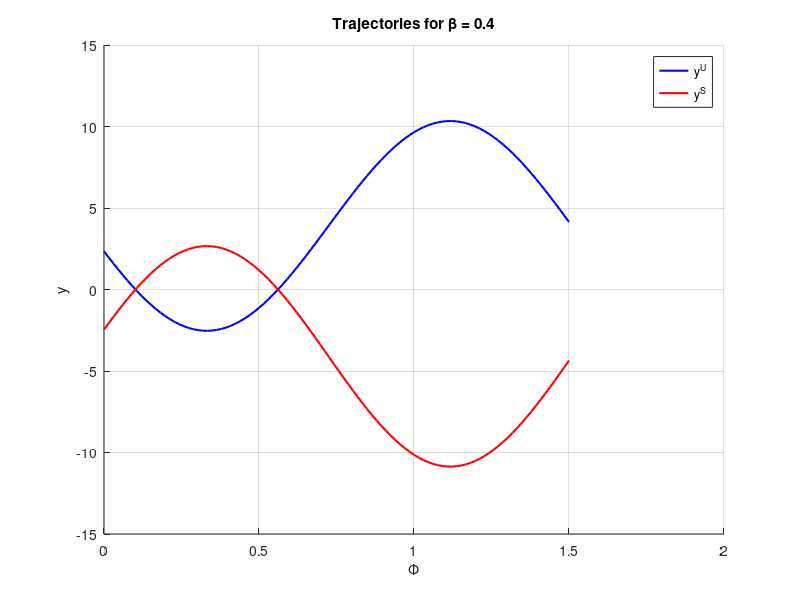
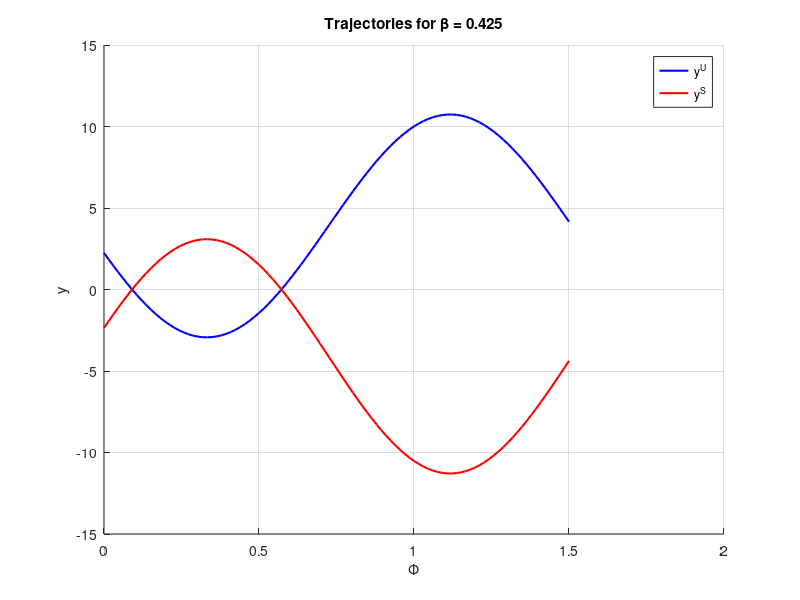
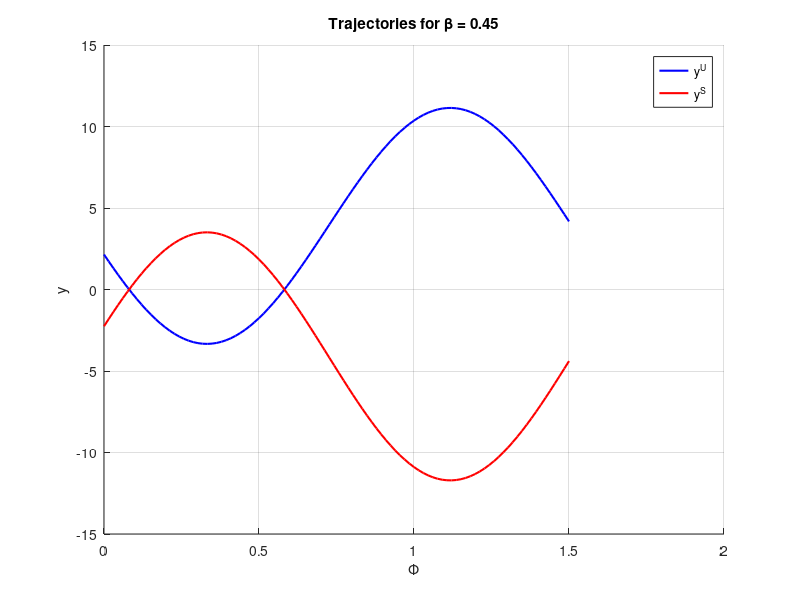

These figures' MATLAB source, in order:

clear all
clc
% Parameters
beta = [0.400, 0.425, 0.450];  % Values of beta close to beta infinity
r = 1.0; 
q = 1.0;  
alpha = 0.1;  
omega = 4.0;  

% Time/phase vector
phi = linspace(0, 1.5, 100);

% Calculate yU(phi) and yS(phi) for different values of beta
for k = 1:length(beta)
    b = beta(k);

    s1 = -alpha + sqrt(alpha^2 + omega^2);
    s2 = -alpha - sqrt(alpha^2 + omega^2);
   
    c1 = 1 - (b/q) * cos(omega * phi); 
    c2 = 1 - (b/q) * cos(omega * phi); 

    yU = s1 * (c1 - (b/q) * omega * sin(omega * phi));
    yS = s2 * (c2 - (b/q) * omega * sin(omega * phi));
    
    %Plotting
    figure;
    hold on;
    plot(phi, yU, 'b', 'LineWidth', 1.5); % Unstable manifold
    plot(phi, yS, 'r', 'LineWidth', 1.5); % Stable manifold
    title(['Trajectories for \beta = ', num2str(b)]);
    xlabel('\Phi');
    ylabel('y');
    legend({'y^U', 'y^S'}, 'Location', 'northeast');
    grid on;
    hold off;
end
